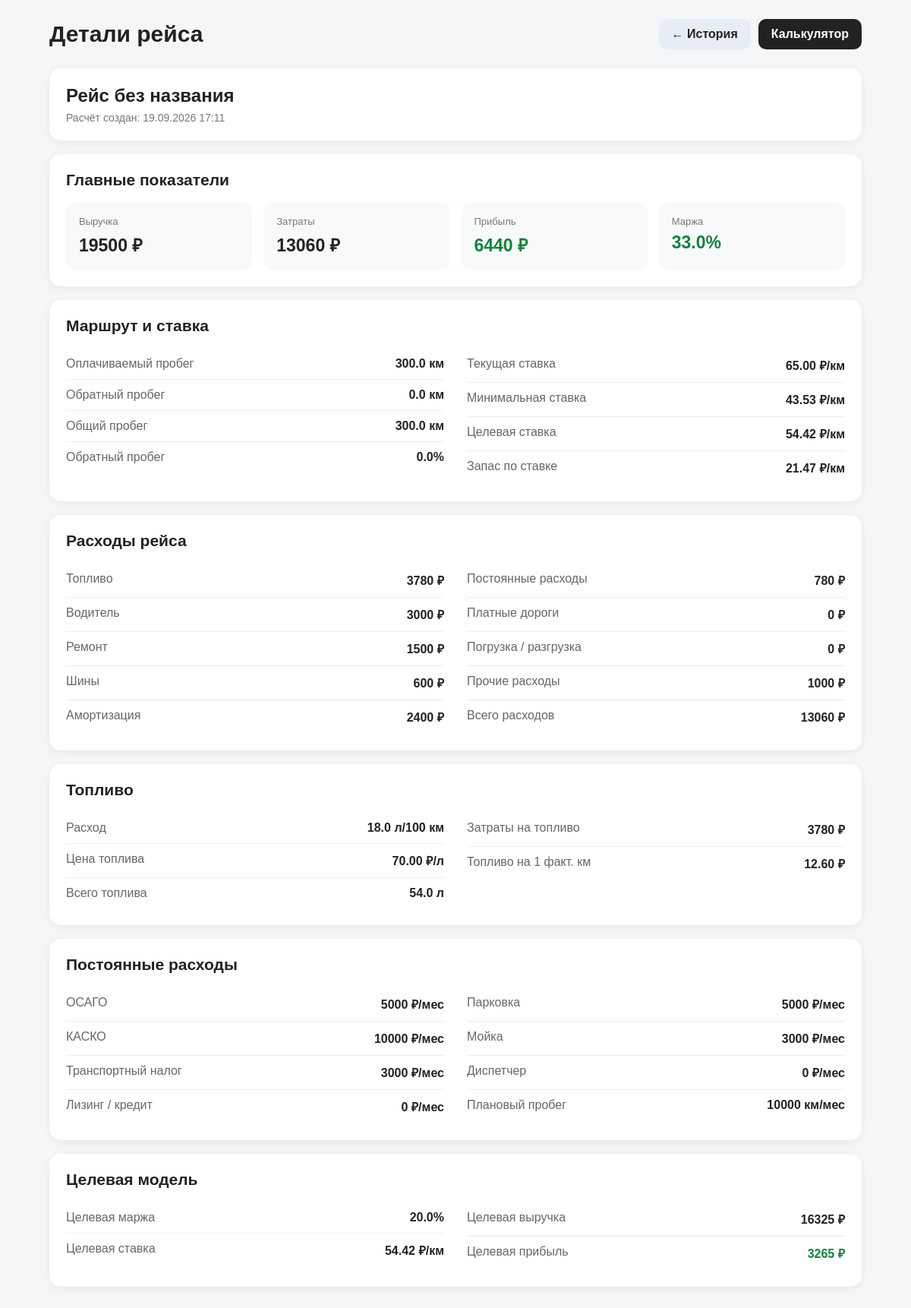
Page /history/9 on the committed database.
### tables this page shows
CREATE TABLE trips (
            id INTEGER PRIMARY KEY AUTOINCREMENT,
            created_at TEXT NOT NULL,

            route TEXT,

            distance REAL,
            return_percent REAL,
            rate REAL,
            target_margin REAL,
            monthly_distance REAL,

            consumption REAL,
            fuel_price REAL,
            driver_per_km REAL,
            repair_per_km REAL,
            tires_per_km REAL,
            depreciation_per_km REAL,

            osago REAL,
            kasko REAL,
            tax REAL,
            leasing REAL,
            parking REAL,
            washing REAL,
            dispatcher REAL,

            toll REAL,
            loading REAL,
            other REAL,

            return_distance REAL,
            total_distance REAL,
            liters REAL,
            fuel_cost REAL,
            driver_cost REAL,
            repair_cost REAL,
            tires_cost REAL,
            depreciation_cost REAL,
            fixed_cost REAL,
            total_cost REAL,

            revenue REAL,
            profit REAL,
            cost_per_km REAL,
            margin REAL,

            minimum_rate REAL,
            target_rate REAL,
            target_revenue REAL,
            target_profit REAL,
            rate_reserve REAL
        );

### ноори.py (the view)
@app.route("/history/<int:trip_id>")
def history_detail(trip_id):
    trip = get_trip(trip_id)
    if trip is None:
        return "Рейс не найден", 404
    return render_template(
        "history_detail.html",
        trip=trip
    )

### database.py (called while the page is built)
def get_connection():
    connection = sqlite3.connect(DATABASE)
    connection.row_factory = sqlite3.Row
    return connection

def get_trip(trip_id):
    connection = get_connection()
    trip = connection.execute("""
        SELECT *
        FROM trips
        WHERE id = ?
    """, (trip_id,)).fetchone()
    connection.close()
    return trip

### templates/history_detail.html (shortened to what this page needs)
<!DOCTYPE html>
<html lang="ru">
<head>
</head>
<body>
<div class="container">
    <div class="top">
        <h1>Детали рейса</h1>
        <div class="buttons">
            <a href="/history" class="button history-button">
                ← История
            </a>
            <a href="/" class="button back-button">
                Калькулятор
            </a>
        </div>
    </div>
    <div class="card">
        <div class="route">
            {% if trip["route"] %}
                {{ trip["route"] }}
            {% else %}
                Рейс без названия
            {% endif %}
        </div>
        <div class="date">
            Расчёт создан: {{ trip["created_at"] }}
        </div>
    </div>
    <div class="card">
        <h2>Главные показатели</h2>
        <div class="main-grid">
            <div class="indicator">
                <div class="indicator-title">
                    Выручка
                </div>
                <div class="indicator-value">
                    {{ "%.0f"|format(trip["revenue"]) }} ₽
                </div>
            </div>
            <div class="indicator">
                <div class="indicator-title">
                    Затраты
                </div>
                <div class="indicator-value">
                    {{ "%.0f"|format(trip["total_cost"]) }} ₽
                </div>
            </div>
            <div class="indicator">
                <div class="indicator-title">
                    Прибыль
                </div>
                <div class="indicator-value
                    {% if trip['profit'] >= 0 %}
                        positive
                    {% else %}
                        negative
                    {% endif %}
                ">
                    {{ "%.0f"|format(trip["profit"]) }} ₽
                </div>
            </div>
            <div class="indicator">
                <div class="indicator-title">
                    Маржа
                </div>
                <div class="indicator-value
                    {% if trip['margin'] >= 10 %}
                        positive
                    {% elif trip['margin'] >= 0 %}
                        warning
                    {% else %}
                        negative
                    {% endif %}
                ">
                    {{ "%.1f"|format(trip["margin"]) }}%
                </div>
            </div>
        </div>
    </div>
    <div class="card">
        <h2>Маршрут и ставка</h2>
        <div class="data-grid">
            <div>
                <div class="row">
                    <span class="label">Оплачиваемый пробег</span>
                    <span class="value">
                        {{ "%.1f"|format(trip["distance"]) }} км
                    </span>
                </div>
                <div class="row">
                    <span class="label">Обратный пробег</span>
                    <span class="value">
                        {{ "%.1f"|format(trip["return_distance"]) }} км
                    </span>
                </div>
                <div class="row">
                    <span class="label">Общий пробег</span>
                    <span class="value">
                        {{ "%.1f"|format(trip["total_distance"]) }} км
                    </span>
                </div>
                <div class="row">
                    <span class="label">Обратный пробег</span>
                    <span class="value">
                        {{ "%.1f"|format(trip["return_percent"]) }}%
                    </span>
                </div>
            </div>
            <div>
                <div class="row">
                    <span class="label">Текущая ставка</span>
                    <span class="value">
                        {{ "%.2f"|format(trip["rate"]) }} ₽/км
                    </span>
                </div>
                <div class="row">
                    <span class="label">Минимальная ставка</span>
                    <span class="value">
                        {{ "%.2f"|format(trip["minimum_rate"]) }} ₽/км
                    </span>
                </div>
                <div class="row">
                    <span class="label">Целевая ставка</span>
                    <span class="value">
                        {{ "%.2f"|format(trip["target_rate"]) }} ₽/км
                    </span>
                </div>
                <div class="row">
                    <span class="label">Запас по ставке</span>
                    <span class="value">
                        {{ "%.2f"|format(trip["rate_reserve"]) }} ₽/км
                    </span>
                </div>
            </div>
        </div>
    </div>
    <div class="card">
        <h2>Расходы рейса</h2>
        <div class="data-grid">
            <div>
                <div class="row">
                    <span class="label">Топливо</span>
                    <span class="value">
                        {{ "%.0f"|format(trip["fuel_cost"]) }} ₽
                    </span>
                </div>
                <div class="row">
                    <span class="label">Водитель</span>
                    <span class="value">
                        {{ "%.0f"|format(trip["driver_cost"]) }} ₽
                    </span>
                </div>
                <div class="row">
                    <span class="label">Ремонт</span>
                    <span class="value">
                        {{ "%.0f"|format(trip["repair_cost"]) }} ₽
                    </span>
                </div>
                <div class="row">
                    <span class="label">Шины</span>
                    <span class="value">
                        {{ "%.0f"|format(trip["tires_cost"]) }} ₽
                    </span>
                </div>
                <div class="row">
                    <span class="label">Амортизация</span>
                    <span class="value">
                        {{ "%.0f"|format(trip["depreciation_cost"]) }} ₽
                    </span>
                </div>
            </div>
            <div>
                <div class="row">
                    <span class="label">Постоянные расходы</span>
                    <span class="value">
                        {{ "%.0f"|format(trip["fixed_cost"]) }} ₽
                    </span>
                </div>
                <div class="row">
                    <span class="label">Платные дороги</span>
                    <span class="value">
                        {{ "%.0f"|format(trip["toll"]) }} ₽
                    </span>
                </div>
                <div class="row">
                    <span class="label">Погрузка / разгрузка</span>
                    <span class="value">
                        {{ "%.0f"|format(trip["loading"]) }} ₽
                    </span>
                </div>
                <div class="row">
                    <span class="label">Прочие расходы</span>
                    <span class="value">
                        {{ "%.0f"|format(trip["other"]) }} ₽
                    </span>
                </div>
                <div class="row">
                    <span class="label">Всего расходов</span>
                    <span class="value">
                        {{ "%.0f"|format(trip["total_cost"]) }} ₽
                    </span>
                </div>
            </div>
        </div>
    </div>
    <div class="card">
        <h2>Топливо</h2>
        <div class="data-grid">
            <div>
                <div class="row">
                    <span class="label">Расход</span>
                    <span class="value">
                        {{ "%.1f"|format(trip["consumption"]) }} л/100 км
                    </span>
                </div>
                <div class="row">
                    <span class="label">Цена топлива</span>
                    <span class="value">
                        {{ "%.2f"|format(trip["fuel_price"]) }} ₽/л
                    </span>
                </div>
                <div class="row">
                    <span class="label">Всего топлива</span>
                    <span class="value">
                        {{ "%.1f"|format(trip["liters"]) }} л
                    </span>
                </div>
            </div>
            <div>
                <div class="row">
                    <span class="label">Затраты на топливо</span>
                    <span class="value">
                        {{ "%.0f"|format(trip["fuel_cost"]) }} ₽
                    </span>
                </div>
                <div class="row">
                    <span class="label">Топливо на 1 факт. км</span>
                    <span class="value">
                        {% if trip["total_distance"] > 0 %}
                            {{ "%.2f"|format(trip["fuel_cost"] / trip["total_distance"]) }} ₽
                        {% else %}
                            0.00 ₽
                        {% endif %}
                    </span>
                </div>
            </div>
        </div>
    </div>
    <div class="card">
        <h2>Постоянные расходы</h2>
        <div class="data-grid">
            <div>
                <div class="row">
                    <span class="label">ОСАГО</span>
                    <span class="value">
                        {{ "%.0f"|format(trip["osago"]) }} ₽/мес
                    </span>
                </div>
                <div class="row">
                    <span class="label">КАСКО</span>
                    <span class="value">
                        {{ "%.0f"|format(trip["kasko"]) }} ₽/мес
                    </span>
                </div>
                <div class="row">
                    <span class="label">Транспортный налог</span>
                    <span class="value">
                        {{ "%.0f"|format(trip["tax"]) }} ₽/мес
                    </span>
                </div>
                <div class="row">
                    <span class="label">Лизинг / кредит</span>
                    <span class="value">
                        {{ "%.0f"|format(trip["leasing"]) }} ₽/мес
                    </span>
                </div>
            </div>
            <div>
                <div class="row">
                    <span class="label">Парковка</span>
                    <span class="value">
                        {{ "%.0f"|format(trip["parking"]) }} ₽/мес
                    </span>
                </div>
                <div class="row">
                    <span class="label">Мойка</span>
                    <span class="value">
                        {{ "%.0f"|format(trip["washing"]) }} ₽/мес
                    </span>
                </div>
                <div class="row">
                    <span class="label">Диспетчер</span>
                    <span class="value">
                        {{ "%.0f"|format(trip["dispatcher"]) }} ₽/мес
                    </span>
                </div>
                <div class="row">
                    <span class="label">Плановый пробег</span>
                    <span class="value">
                        {{ "%.0f"|format(trip["monthly_distance"]) }} км/мес
                    </span>
                </div>
            </div>
        </div>
    </div>
    <div class="card">
        <h2>Целевая модель</h2>
        <div class="data-grid">
            <div>
                <div class="row">
                    <span class="label">Целевая маржа</span>
                    <span class="value">
                        {{ "%.1f"|format(trip["target_margin"]) }}%
                    </span>
                </div>
                <div class="row">
                    <span class="label">Целевая ставка</span>
                    <span class="value">
                        {{ "%.2f"|format(trip["target_rate"]) }} ₽/км
                    </span>
                </div>
            </div>
            <div>
                <div class="row">
                    <span class="label">Целевая выручка</span>
                    <span class="value">
                        {{ "%.0f"|format(trip["target_revenue"]) }} ₽
                    </span>
                </div>
                <div class="row">
                    <span class="label">Целевая прибыль</span>
                    <span class="value positive">
                        {{ "%.0f"|format(trip["target_profit"]) }} ₽
                    </span>
                </div>
            </div>
        </div>
    </div>
</div>
</body>
</html>

### templates/history_detail.html (style rules this page uses)
* { box-sizing: border-box; }
body { margin: 0; font-family: Arial, sans-serif; background: #f4f6f8; color: #222; }
.container { max-width: 1100px; margin: 0 auto; padding: 25px 15px 40px; }
.top { display: flex; justify-content: space-between; align-items: center; gap: 15px; margin-bottom: 25px; }
h1 { margin: 0; font-size: 30px; }
.buttons { display: flex; gap: 10px; }
.button { display: inline-block; padding: 11px 17px; border-radius: 10px; text-decoration: none; font-weight: bold; }
.back-button { background: #222; color: white; }
.history-button { background: #e7edf5; color: #222; }
.card { background: white; border-radius: 15px; padding: 22px; margin-bottom: 18px; box-shadow: 0 3px 12px rgba(0, 0, 0, 0.06); }
.card h2 { margin-top: 0; margin-bottom: 18px; font-size: 21px; }
.route { font-size: 24px; font-weight: bold; margin-bottom: 7px; }
.date { color: #777; font-size: 14px; }
.main-grid { display: grid; grid-template-columns: repeat(4, 1fr); gap: 15px; }
.indicator { background: #f8f9fa; border-radius: 12px; padding: 17px; }
.indicator-title { color: #777; font-size: 13px; margin-bottom: 7px; }
.indicator-value { font-size: 23px; font-weight: bold; }
.positive { color: #15803d; }
.data-grid { display: grid; grid-template-columns: repeat(2, 1fr); gap: 0 30px; }
.row { display: flex; justify-content: space-between; gap: 15px; padding: 11px 0; border-bottom: 1px solid #eee; }
.row:last-child { border-bottom: none; }
.label { color: #666; }
.value { font-weight: bold; text-align: right; }

### rows in the picture
trips: created_at "19.09.2026 17:11", revenue "19500", total_cost "13060", profit "6440", margin "33.0", distance "300.0", return_distance "0.0", total_distance "300.0", return_percent "0.0", rate "65.00", minimum_rate "43.53", target_rate "54.42", rate_reserve "21.47", fuel_cost "3780", driver_cost "3000", repair_cost "1500", tires_cost "600", depreciation_cost "2400", fixed_cost "780", toll "0", loading "0", other "1000", consumption "18.0", fuel_price "70.00", liters "54.0", trip['fuel_cost']/trip['total_distance'] "12.60", osago "5000", kasko "10000", tax "3000", leasing "0", parking "5000", washing "3000", dispatcher "0", monthly_distance "10000", target_margin "20.0", target_revenue "16325", target_profit "3265"
